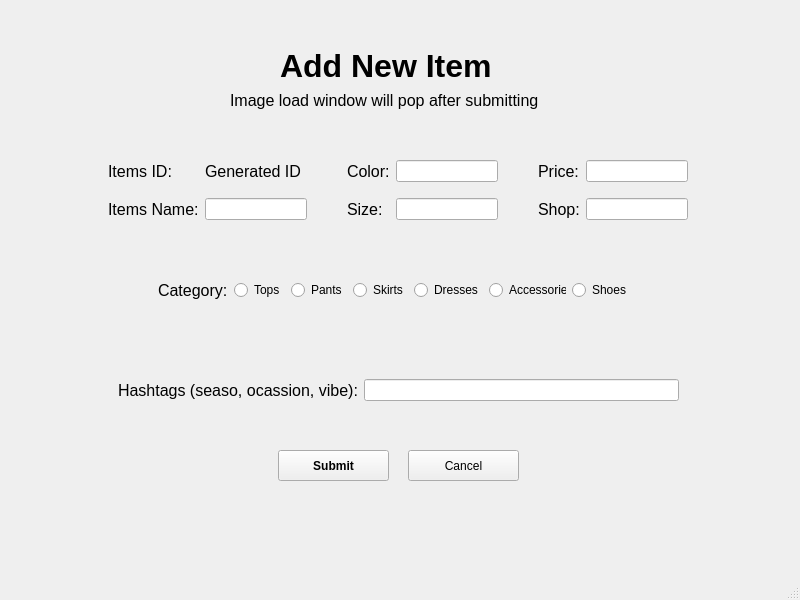
<?xml version="1.0" encoding="UTF-8"?>
<ui version="4.0">
 <class>AddItem</class>
 <widget class="QMainWindow" name="AddItem">
  <property name="geometry">
   <rect>
    <x>0</x>
    <y>0</y>
    <width>800</width>
    <height>600</height>
   </rect>
  </property>
  <property name="windowTitle">
   <string>MainWindow</string>
  </property>
  <widget class="QWidget" name="centralwidget">
   <widget class="QPushButton" name="submit_button">
    <property name="geometry">
     <rect>
      <x>278</x>
      <y>450</y>
      <width>111</width>
      <height>31</height>
     </rect>
    </property>
    <property name="font">
     <font>
      <pointsize>9</pointsize>
      <weight>75</weight>
      <bold>true</bold>
     </font>
    </property>
    <property name="text">
     <string>Submit</string>
    </property>
   </widget>
   <widget class="QWidget" name="horizontalLayoutWidget">
    <property name="geometry">
     <rect>
      <x>118</x>
      <y>350</y>
      <width>561</width>
      <height>80</height>
     </rect>
    </property>
    <layout class="QHBoxLayout" name="horizontalLayout">
     <item>
      <widget class="QLabel" name="label_7">
       <property name="font">
        <font>
         <pointsize>12</pointsize>
        </font>
       </property>
       <property name="text">
        <string>Hashtags (seaso, ocassion, vibe):</string>
       </property>
      </widget>
     </item>
     <item>
      <widget class="QLineEdit" name="hashtag_input"/>
     </item>
    </layout>
   </widget>
   <widget class="QWidget" name="horizontalLayoutWidget_2">
    <property name="geometry">
     <rect>
      <x>158</x>
      <y>250</y>
      <width>474</width>
      <height>80</height>
     </rect>
    </property>
    <layout class="QHBoxLayout" name="horizontalLayout_2">
     <item>
      <widget class="QLabel" name="label_8">
       <property name="font">
        <font>
         <pointsize>12</pointsize>
        </font>
       </property>
       <property name="text">
        <string>Category:</string>
       </property>
      </widget>
     </item>
     <item>
      <widget class="QRadioButton" name="tops_rad_button">
       <property name="text">
        <string>Tops</string>
       </property>
      </widget>
     </item>
     <item>
      <widget class="QRadioButton" name="pants_rad_button">
       <property name="text">
        <string>Pants</string>
       </property>
      </widget>
     </item>
     <item>
      <widget class="QRadioButton" name="skirts_rad_button">
       <property name="text">
        <string>Skirts</string>
       </property>
      </widget>
     </item>
     <item>
      <widget class="QRadioButton" name="dresses_rad_button">
       <property name="text">
        <string>Dresses</string>
       </property>
      </widget>
     </item>
     <item>
      <widget class="QRadioButton" name="accessories_rad_button">
       <property name="text">
        <string>Accessories</string>
       </property>
      </widget>
     </item>
     <item>
      <widget class="QRadioButton" name="shoes_rad_button">
       <property name="text">
        <string>Shoes</string>
       </property>
      </widget>
     </item>
    </layout>
   </widget>
   <widget class="QPushButton" name="cancel_button">
    <property name="geometry">
     <rect>
      <x>408</x>
      <y>450</y>
      <width>111</width>
      <height>31</height>
     </rect>
    </property>
    <property name="text">
     <string>Cancel</string>
    </property>
   </widget>
   <widget class="QWidget" name="gridLayoutWidget_3">
    <property name="geometry">
     <rect>
      <x>108</x>
      <y>150</y>
      <width>580</width>
      <height>80</height>
     </rect>
    </property>
    <layout class="QGridLayout" name="gridLayout_2">
     <item row="1" column="0">
      <widget class="QLabel" name="id_lable">
       <property name="font">
        <font>
         <pointsize>12</pointsize>
        </font>
       </property>
       <property name="text">
        <string>Items ID:</string>
       </property>
      </widget>
     </item>
     <item row="2" column="3">
      <widget class="QLabel" name="size_lable">
       <property name="font">
        <font>
         <pointsize>12</pointsize>
        </font>
       </property>
       <property name="text">
        <string>Size:</string>
       </property>
      </widget>
     </item>
     <item row="1" column="3">
      <widget class="QLabel" name="color_label">
       <property name="font">
        <font>
         <pointsize>12</pointsize>
        </font>
       </property>
       <property name="text">
        <string>Color:</string>
       </property>
      </widget>
     </item>
     <item row="2" column="7">
      <widget class="QLineEdit" name="shop_input"/>
     </item>
     <item row="1" column="4">
      <widget class="QLineEdit" name="color_input"/>
     </item>
     <item row="2" column="4">
      <widget class="QLineEdit" name="size_input"/>
     </item>
     <item row="1" column="6">
      <widget class="QLabel" name="price_lable">
       <property name="font">
        <font>
         <pointsize>12</pointsize>
        </font>
       </property>
       <property name="text">
        <string>Price:</string>
       </property>
      </widget>
     </item>
     <item row="1" column="2">
      <spacer name="horizontalSpacer">
       <property name="orientation">
        <enum>Qt::Horizontal</enum>
       </property>
       <property name="sizeHint" stdset="0">
        <size>
         <width>40</width>
         <height>20</height>
        </size>
       </property>
      </spacer>
     </item>
     <item row="2" column="6">
      <widget class="QLabel" name="shop_lable">
       <property name="font">
        <font>
         <pointsize>12</pointsize>
        </font>
       </property>
       <property name="text">
        <string>Shop:</string>
       </property>
      </widget>
     </item>
     <item row="2" column="1">
      <widget class="QLineEdit" name="name_input"/>
     </item>
     <item row="2" column="0">
      <widget class="QLabel" name="name_lable">
       <property name="font">
        <font>
         <pointsize>12</pointsize>
        </font>
       </property>
       <property name="text">
        <string>Items Name:</string>
       </property>
      </widget>
     </item>
     <item row="1" column="7">
      <widget class="QLineEdit" name="price_input"/>
     </item>
     <item row="1" column="5">
      <spacer name="horizontalSpacer_2">
       <property name="orientation">
        <enum>Qt::Horizontal</enum>
       </property>
       <property name="sizeHint" stdset="0">
        <size>
         <width>40</width>
         <height>20</height>
        </size>
       </property>
      </spacer>
     </item>
     <item row="1" column="1">
      <widget class="QLabel" name="generated_id_lable">
       <property name="font">
        <font>
         <pointsize>12</pointsize>
        </font>
       </property>
       <property name="text">
        <string>Generated ID</string>
       </property>
      </widget>
     </item>
    </layout>
   </widget>
   <widget class="QLabel" name="label">
    <property name="geometry">
     <rect>
      <x>230</x>
      <y>90</y>
      <width>381</width>
      <height>21</height>
     </rect>
    </property>
    <property name="font">
     <font>
      <pointsize>12</pointsize>
     </font>
    </property>
    <property name="text">
     <string>Image load window will pop after submitting</string>
    </property>
   </widget>
   <widget class="QLabel" name="label_2">
    <property name="geometry">
     <rect>
      <x>280</x>
      <y>40</y>
      <width>251</width>
      <height>51</height>
     </rect>
    </property>
    <property name="font">
     <font>
      <pointsize>24</pointsize>
      <weight>75</weight>
      <bold>true</bold>
     </font>
    </property>
    <property name="text">
     <string>Add New Item</string>
    </property>
   </widget>
  </widget>
  <widget class="QMenuBar" name="menubar">
   <property name="geometry">
    <rect>
     <x>0</x>
     <y>0</y>
     <width>800</width>
     <height>21</height>
    </rect>
   </property>
  </widget>
  <widget class="QStatusBar" name="statusbar"/>
 </widget>
 <resources/>
 <connections/>
</ui>
